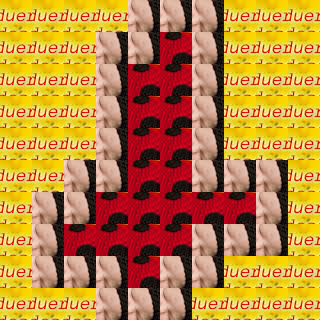

Rendered tile map (Tiled .tmx) drawn with the repository's tilesets; below, a short description and the full map source, tile grids included:
An orthogonal 10x10 tile map with 32x32 px tiles, 3 tile layers (Capa de Patrones 1, Capa de patrones 2, Capa de patrones 3).

<map version="1.0" orientation="orthogonal" renderorder="right-down" width="10" height="10" tilewidth="32" tileheight="32" nextobjectid="1">
 <tileset firstgid="1" name="map" tilewidth="32" tileheight="32" tilecount="5" columns="5">
  <image source="map.png" width="160" height="32" />
 </tileset>
 <layer name="Capa de Patrones 1" width="10" height="10">
  <data>
   <tile gid="0" />
   <tile gid="0" />
   <tile gid="0" />
   <tile gid="0" />
   <tile gid="1" />
   <tile gid="1" />
   <tile gid="1" />
   <tile gid="0" />
   <tile gid="0" />
   <tile gid="0" />
   <tile gid="0" />
   <tile gid="0" />
   <tile gid="0" />
   <tile gid="1" />
   <tile gid="1" />
   <tile gid="0" />
   <tile gid="1" />
   <tile gid="0" />
   <tile gid="0" />
   <tile gid="0" />
   <tile gid="0" />
   <tile gid="0" />
   <tile gid="0" />
   <tile gid="1" />
   <tile gid="0" />
   <tile gid="0" />
   <tile gid="1" />
   <tile gid="0" />
   <tile gid="0" />
   <tile gid="0" />
   <tile gid="0" />
   <tile gid="0" />
   <tile gid="0" />
   <tile gid="1" />
   <tile gid="0" />
   <tile gid="0" />
   <tile gid="1" />
   <tile gid="0" />
   <tile gid="0" />
   <tile gid="0" />
   <tile gid="0" />
   <tile gid="0" />
   <tile gid="0" />
   <tile gid="1" />
   <tile gid="0" />
   <tile gid="0" />
   <tile gid="1" />
   <tile gid="0" />
   <tile gid="0" />
   <tile gid="0" />
   <tile gid="0" />
   <tile gid="0" />
   <tile gid="1" />
   <tile gid="1" />
   <tile gid="0" />
   <tile gid="0" />
   <tile gid="1" />
   <tile gid="1" />
   <tile gid="1" />
   <tile gid="0" />
   <tile gid="0" />
   <tile gid="1" />
   <tile gid="1" />
   <tile gid="0" />
   <tile gid="0" />
   <tile gid="0" />
   <tile gid="0" />
   <tile gid="0" />
   <tile gid="1" />
   <tile gid="0" />
   <tile gid="0" />
   <tile gid="1" />
   <tile gid="0" />
   <tile gid="0" />
   <tile gid="0" />
   <tile gid="0" />
   <tile gid="1" />
   <tile gid="1" />
   <tile gid="1" />
   <tile gid="0" />
   <tile gid="0" />
   <tile gid="1" />
   <tile gid="1" />
   <tile gid="1" />
   <tile gid="0" />
   <tile gid="1" />
   <tile gid="1" />
   <tile gid="0" />
   <tile gid="0" />
   <tile gid="0" />
   <tile gid="0" />
   <tile gid="0" />
   <tile gid="0" />
   <tile gid="1" />
   <tile gid="1" />
   <tile gid="1" />
   <tile gid="0" />
   <tile gid="0" />
   <tile gid="0" />
   <tile gid="0" />
  </data>
 </layer>
 <layer name="Capa de patrones 2" width="10" height="10">
  <data>
   <tile gid="0" />
   <tile gid="0" />
   <tile gid="0" />
   <tile gid="0" />
   <tile gid="0" />
   <tile gid="0" />
   <tile gid="0" />
   <tile gid="0" />
   <tile gid="0" />
   <tile gid="0" />
   <tile gid="0" />
   <tile gid="0" />
   <tile gid="0" />
   <tile gid="0" />
   <tile gid="0" />
   <tile gid="4" />
   <tile gid="0" />
   <tile gid="0" />
   <tile gid="0" />
   <tile gid="0" />
   <tile gid="0" />
   <tile gid="0" />
   <tile gid="0" />
   <tile gid="0" />
   <tile gid="4" />
   <tile gid="4" />
   <tile gid="0" />
   <tile gid="0" />
   <tile gid="0" />
   <tile gid="0" />
   <tile gid="0" />
   <tile gid="0" />
   <tile gid="0" />
   <tile gid="0" />
   <tile gid="4" />
   <tile gid="4" />
   <tile gid="0" />
   <tile gid="0" />
   <tile gid="0" />
   <tile gid="0" />
   <tile gid="0" />
   <tile gid="0" />
   <tile gid="0" />
   <tile gid="0" />
   <tile gid="4" />
   <tile gid="4" />
   <tile gid="0" />
   <tile gid="0" />
   <tile gid="0" />
   <tile gid="0" />
   <tile gid="0" />
   <tile gid="0" />
   <tile gid="0" />
   <tile gid="0" />
   <tile gid="4" />
   <tile gid="4" />
   <tile gid="0" />
   <tile gid="0" />
   <tile gid="0" />
   <tile gid="0" />
   <tile gid="0" />
   <tile gid="0" />
   <tile gid="0" />
   <tile gid="4" />
   <tile gid="4" />
   <tile gid="4" />
   <tile gid="4" />
   <tile gid="4" />
   <tile gid="0" />
   <tile gid="0" />
   <tile gid="0" />
   <tile gid="0" />
   <tile gid="4" />
   <tile gid="4" />
   <tile gid="4" />
   <tile gid="4" />
   <tile gid="0" />
   <tile gid="0" />
   <tile gid="0" />
   <tile gid="0" />
   <tile gid="0" />
   <tile gid="0" />
   <tile gid="0" />
   <tile gid="0" />
   <tile gid="4" />
   <tile gid="0" />
   <tile gid="0" />
   <tile gid="0" />
   <tile gid="0" />
   <tile gid="0" />
   <tile gid="0" />
   <tile gid="0" />
   <tile gid="0" />
   <tile gid="0" />
   <tile gid="0" />
   <tile gid="0" />
   <tile gid="0" />
   <tile gid="0" />
   <tile gid="0" />
   <tile gid="0" />
  </data>
 </layer>
 <layer name="Capa de patrones 3" width="10" height="10">
  <data>
   <tile gid="5" />
   <tile gid="5" />
   <tile gid="5" />
   <tile gid="5" />
   <tile gid="0" />
   <tile gid="0" />
   <tile gid="0" />
   <tile gid="5" />
   <tile gid="5" />
   <tile gid="5" />
   <tile gid="5" />
   <tile gid="5" />
   <tile gid="5" />
   <tile gid="0" />
   <tile gid="0" />
   <tile gid="0" />
   <tile gid="0" />
   <tile gid="5" />
   <tile gid="5" />
   <tile gid="5" />
   <tile gid="5" />
   <tile gid="5" />
   <tile gid="5" />
   <tile gid="0" />
   <tile gid="0" />
   <tile gid="0" />
   <tile gid="0" />
   <tile gid="5" />
   <tile gid="5" />
   <tile gid="5" />
   <tile gid="5" />
   <tile gid="5" />
   <tile gid="5" />
   <tile gid="0" />
   <tile gid="0" />
   <tile gid="0" />
   <tile gid="0" />
   <tile gid="5" />
   <tile gid="5" />
   <tile gid="5" />
   <tile gid="5" />
   <tile gid="5" />
   <tile gid="5" />
   <tile gid="0" />
   <tile gid="0" />
   <tile gid="0" />
   <tile gid="0" />
   <tile gid="5" />
   <tile gid="5" />
   <tile gid="5" />
   <tile gid="5" />
   <tile gid="5" />
   <tile gid="0" />
   <tile gid="0" />
   <tile gid="0" />
   <tile gid="0" />
   <tile gid="0" />
   <tile gid="0" />
   <tile gid="0" />
   <tile gid="5" />
   <tile gid="5" />
   <tile gid="0" />
   <tile gid="0" />
   <tile gid="0" />
   <tile gid="0" />
   <tile gid="0" />
   <tile gid="0" />
   <tile gid="0" />
   <tile gid="0" />
   <tile gid="5" />
   <tile gid="5" />
   <tile gid="0" />
   <tile gid="0" />
   <tile gid="0" />
   <tile gid="0" />
   <tile gid="0" />
   <tile gid="0" />
   <tile gid="0" />
   <tile gid="0" />
   <tile gid="5" />
   <tile gid="5" />
   <tile gid="0" />
   <tile gid="0" />
   <tile gid="0" />
   <tile gid="0" />
   <tile gid="0" />
   <tile gid="0" />
   <tile gid="5" />
   <tile gid="5" />
   <tile gid="5" />
   <tile gid="5" />
   <tile gid="5" />
   <tile gid="5" />
   <tile gid="0" />
   <tile gid="0" />
   <tile gid="0" />
   <tile gid="5" />
   <tile gid="5" />
   <tile gid="5" />
   <tile gid="5" />
  </data>
 </layer>
</map>
